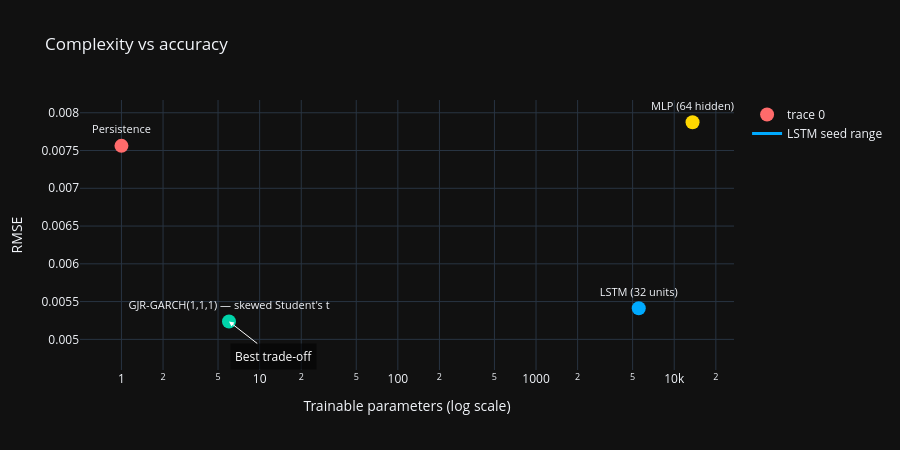

The notebook cell this image was saved under:
### Markdown cell above
### Complexity versus accuracy

### Code cell
models = {
    'Persistence': (0, pers_rmse_check),
    GARCH_LABEL: (garch_n_params, GARCH_RMSE),
    f'MLP ({MLP_HIDDEN} hidden)': (mlp_params, mlp_rmse),
    f'LSTM ({LSTM_UNITS} units)': (lstm_params, lstm_rmse),
}

names = list(models.keys())
params_plot = [max(v[0], 1) for v in models.values()]
rmses = [v[1] for v in models.values()]

frontier = []
for i, (n_i, r_i) in enumerate(zip(params_plot, rmses)):
    dominated = any((n_j <= n_i and r_j < r_i)
                    for j, (n_j, r_j) in enumerate(zip(params_plot, rmses))
                    if j != i)
    if not dominated:
        frontier.append(i)

best_i = min(frontier, key=lambda i: rmses[i])

fig = go.Figure()
fig.add_trace(go.Scatter(
    x=params_plot, y=rmses, mode='markers+text', text=names,
    textposition='top center',
    marker=dict(size=14, color=['#ff6b6b', '#00d4aa', '#ffd700', '#00aaff']),
    textfont=dict(size=11),
))
# LSTM seed spread as a vertical bar: the point estimate is not the whole story.
fig.add_trace(go.Scatter(
    x=[lstm_params, lstm_params], y=[lstm_rmse_min, lstm_rmse_max],
    mode='lines', line=dict(color='#00aaff', width=3),
    name='LSTM seed range', showlegend=True,
))
fig.add_annotation(x=np.log10(params_plot[best_i]), y=rmses[best_i],
                   text='Best trade-off', showarrow=True, arrowhead=2,
                   arrowcolor='white', ax=45, ay=35,
                   font=dict(color='white', size=12),
                   bgcolor='rgba(0,0,0,0.55)', borderpad=4)
fig.update_layout(template='plotly_dark', title='Complexity vs accuracy',
                  xaxis_title='Trainable parameters (log scale)',
                  yaxis_title='RMSE', xaxis_type='log', height=450)
fig.show()

if lstm_garch_tie:
    complexity_note = (
        f'On this seed the LSTM matches GARCH at '
        f'{lstm_params / garch_n_params:,.0f} times the parameter count.'
    )
elif garch_wins:
    complexity_note = (
        'Neither network improved on GARCH on this seed, so the additional '
        'complexity bought nothing.'
    )
else:
    complexity_note = (
        'A network improved on GARCH on this seed, at substantial complexity '
        'cost.'
    )

display(Markdown(f"""
{GARCH_LABEL} achieves its accuracy with {garch_n_params} parameters. The MLP
uses {mlp_params:,} and the LSTM {lstm_params:,}. {complexity_note}

The vertical bar on the LSTM marker is its range across {len(SEED_LIST)} seeds.
GARCH has no such bar, because refitting it on the same data returns the same
answer.

The efficient frontier contains {len(frontier)} of the four models; the
remainder are dominated, meaning another model achieves lower RMSE with no
more parameters.
"""))

### Figure 1 — Plotly figure (JSON) as saved in the notebook; plotly's stock layout.template omitted (floating-point values rounded to 4 significant figures)
{"data": [{"marker": {"color": ["#ff6b6b", "#00d4aa", "#ffd700", "#00aaff"], "size": 14}, "mode": "markers+text", "text": ["Persistence", "GJR-GARCH(1,1,1) — skewed Student's t", "MLP (64 hidden)", "LSTM (32 units)"], "textfont": {"size": 11}, "textposition": "top center", "type": "scatter", "x": [1, 6, 13569, 5537], "y": [0.007562, 0.005236, 0.007874, 0.005412]}, {"line": {"color": "#00aaff", "width": 3}, "mode": "lines", "name": "LSTM seed range", "showlegend": true, "type": "scatter", "x": [5537, 5537], "y": [0.005402, 0.005425]}], "layout": {"annotations": [{"arrowcolor": "white", "arrowhead": 2, "ax": 45, "ay": 35, "bgcolor": "rgba(0,0,0,0.55)", "borderpad": 4, "font": {"color": "white", "size": 12}, "showarrow": true, "text": "Best trade-off", "x": 0.7782, "y": 0.005236}], "height": 450, "title": {"text": "Complexity vs accuracy"}, "xaxis": {"title": {"text": "Trainable parameters (log scale)"}, "type": "log"}, "yaxis": {"title": {"text": "RMSE"}}}}
